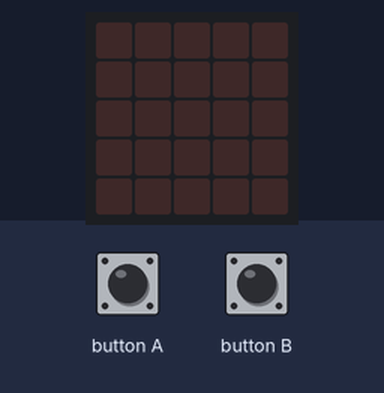
The program below on a simulated BBC micro:bit running MicroPython. On the bench: the board's 5×5 LED display. The inputs (shaded band) are chosen by the test bench.

Above: at 1.2 s.
1.3 s: button A pressed for 0.15 s
At 2.3 s:
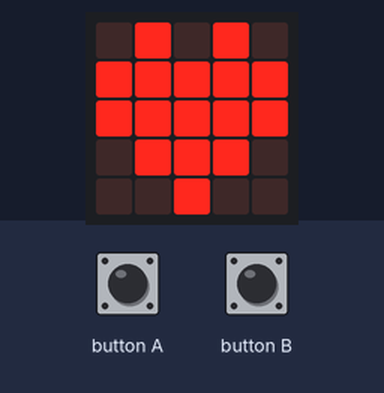
2.9 s: button B pressed for 0.15 s
At 3.7 s:
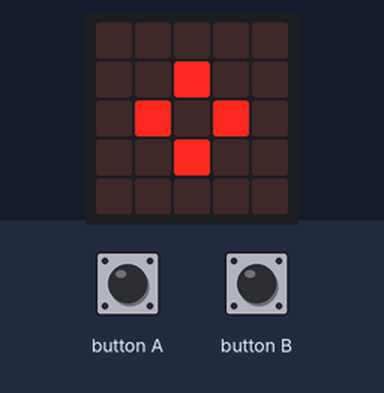
4.5 s: button B pressed for 1 s
At 5.9 s:
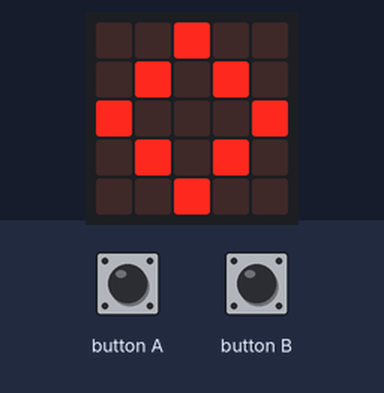
7.0 s: button B pressed for 0.15 s
At 7.8 s:
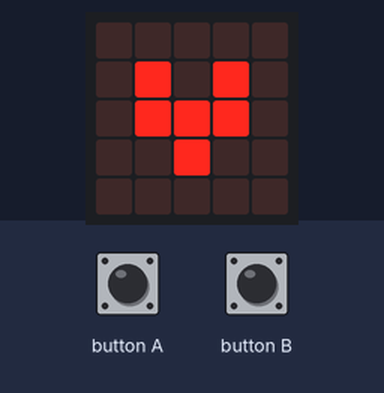
8.6 s: button B pressed for 3.2 s
At 9.2 s:
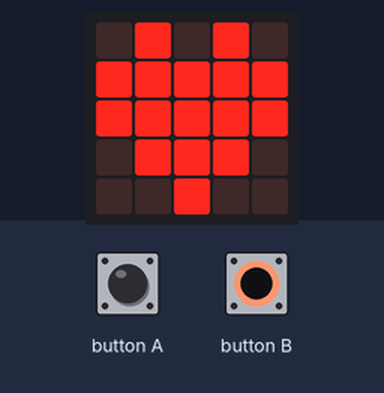
13.3 s: button A pressed for 1 s
At 14.0 s:
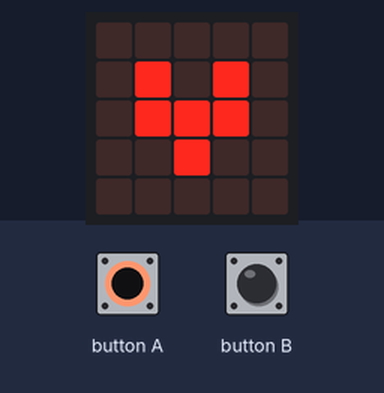
Timing chart, 0 to 16.3 s (numbered marks = the images above; inputs shaded):
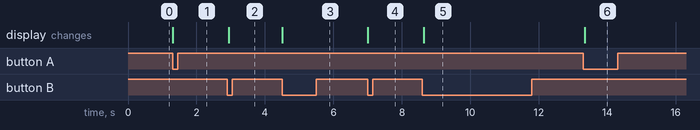

The program:

LED_DISPLAY.py
```python
from microbit import *
mode = 0
while True:
    if button_a.was_pressed():
        display.clear()
        mode += 1
        if mode > 4:
            mode = 1
    if button_b.was_pressed():
        display.clear()
        mode -= 1
        if mode < 1:
            mode = 4
    if mode == 1:
        display.show(Image.HEART)
    elif mode == 2:
        display.show(Image.HEART_SMALL)
    elif mode == 3:
        display.show(Image.DIAMOND)
    elif mode == 4:
        display.show(Image.DIAMOND_SMALL)
```

Measured:
- after the input at 1.3 s, the display: changes at once (image 1)
- after the input at 2.9 s, the display: changes at once (image 2)
- after the input at 4.5 s, the display: first changes at once (image 3 shows a later state)
- after the input at 7.0 s, the display: first changes at once (image 4 shows a later state)
- after the input at 8.6 s, the display: changes at once (image 5)
- after the input at 13.3 s, the display: changes at once (image 6)
